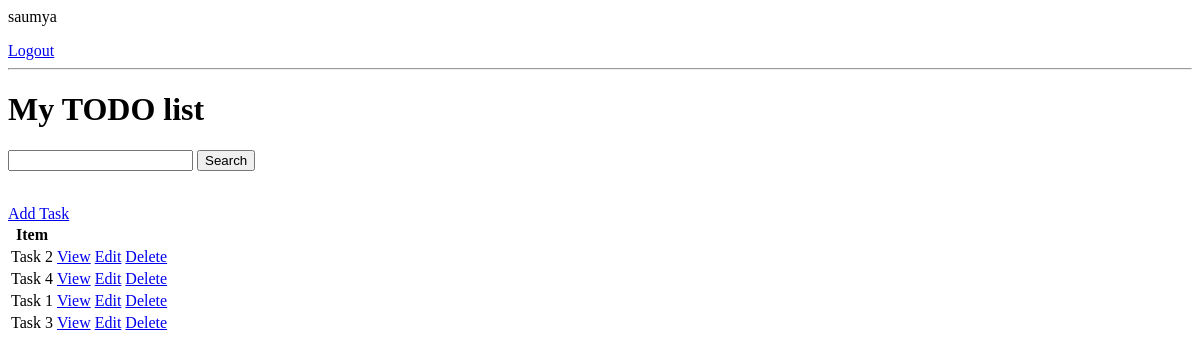
Before: / (signed in) with the older database file.
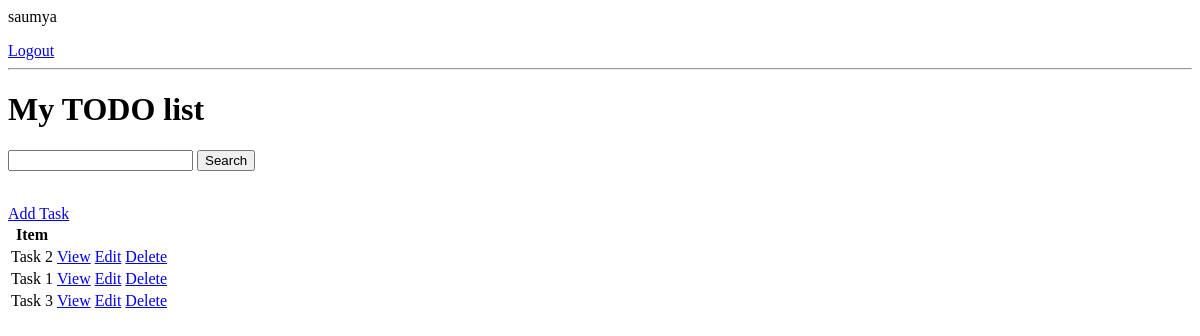
After: the same page with the newer database file.
### base/models.py (models this page shows, shortened)
class Task(models.Model):
    user = models.ForeignKey(User , on_delete=models.CASCADE , null = True , blank = True)
    title = models.CharField(max_length=200)
    description = models.TextField(null=True  , blank = True)
    complete= models.BooleanField(default=False)
    created = models.DateTimeField(auto_now_add=True)
    class Meta:
        ordering=['complete']

### base/views.py (the view)
# urls.py: path('' , TaskList.as_view() , name = 'tasks'),
class TaskList( LoginRequiredMixin , ListView):
    model = Task
    context_object_name = 'tasks'
    def get_context_data(self , **kwargs):
        context = super().get_context_data(**kwargs)
        context['tasks'] = context['tasks'].filter(user = self.request.user )
        context['count'] = context['tasks'].filter( complete = True)
        search_input = self.request.GET.get('search-area') or ''
        if search_input:
             context['tasks'] = context['tasks'].filter(title__startswith=search_input)
        context['search_input'] = search_input
        return context

### base/templates/base/task_list.html (shortened to what this page needs)
{% if request.user.is_authenticated %}
    <p>{{request.user}} </p>
    <a href='/logout'>Logout</a>
{% else %}
    <a href='/login'>Login</a>
{% endif %}
<hr>
<h1> My TODO list </h1>
<form method='get' >
    <input type='text' name='search-area' value ={{search_input}}>
    <input type ='submit' value="Search">
</form>
<a href='/task-create'>Add Task</a>
<table>
    <tr>
        <th>Item</th>
        <th> </th>
        <th></th>
        <th></th>
    </tr>
    {% for task in tasks %}
    <tr>
        <td> {{ task.title }} </td>
        <td> <a href= "/task/{{task.id}}" > View </a> </td>
        <td> <a href= "/task-update/{{task.id}}" > Edit </a> </td>
        <td> <a href= "/task-delete/{{task.id}}" > Delete </a> </td>
    </tr>
    {% empty %}
    <h3>No tasks</h3>
    {% endfor %}
</table>

Changed rows visible on the page:
removed Task: title "Task 4"
